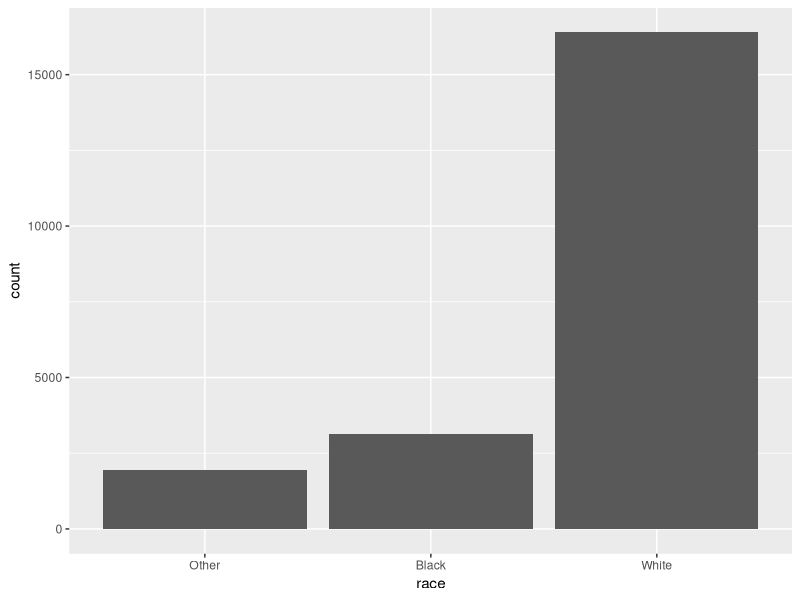
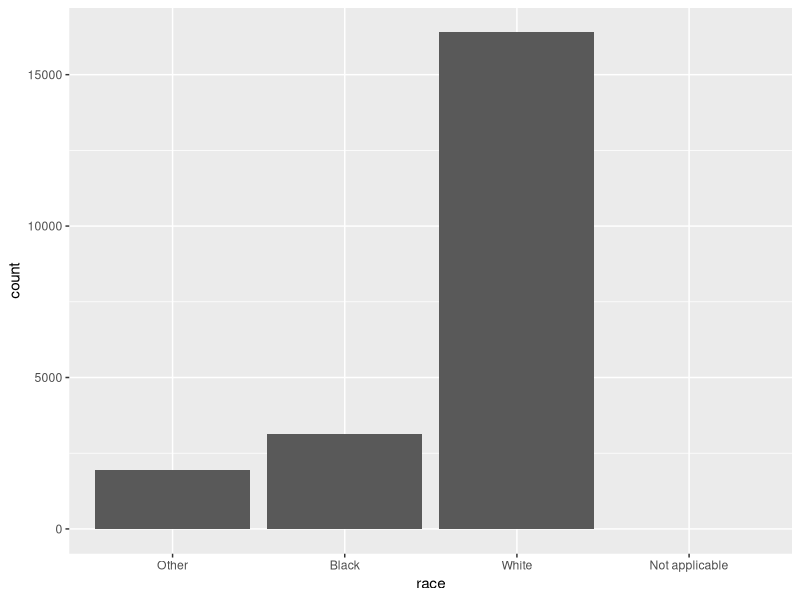
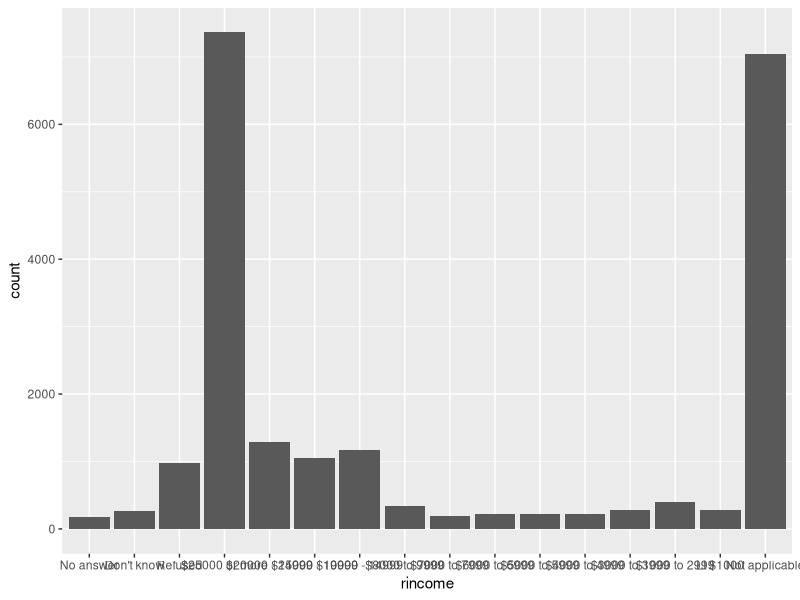
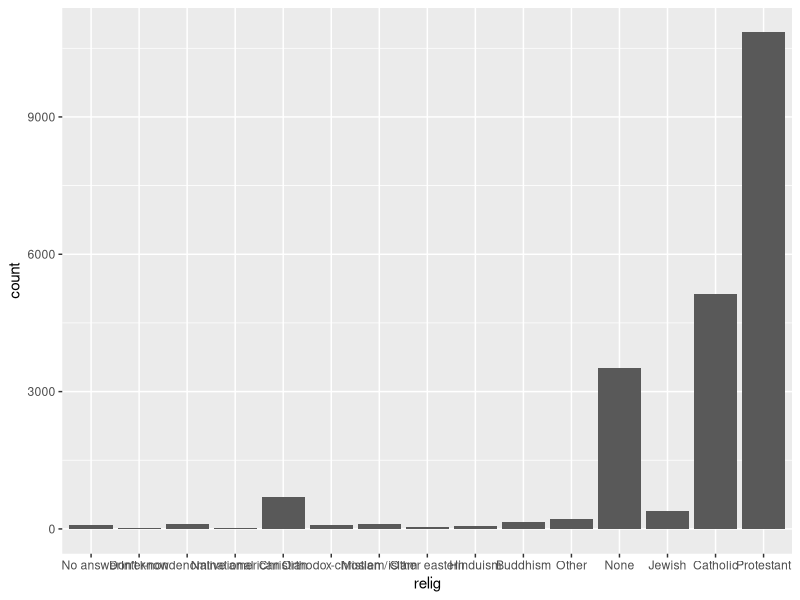
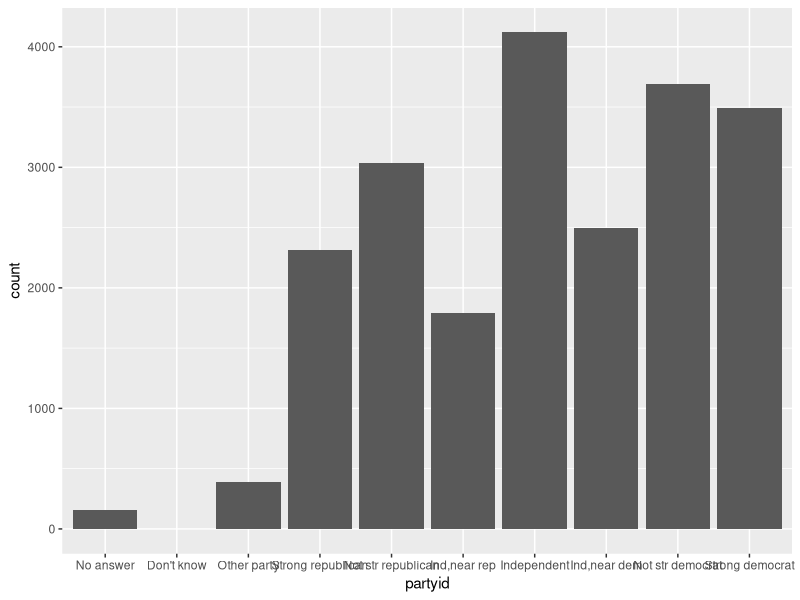
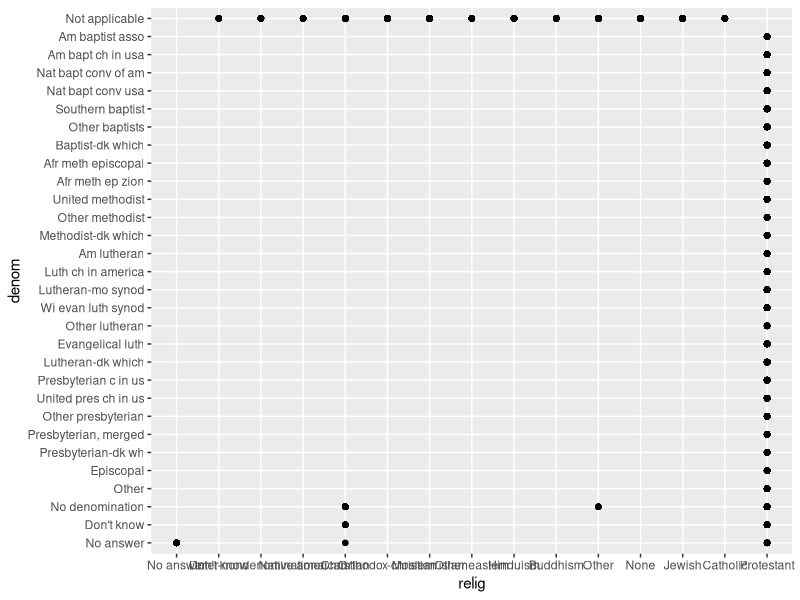
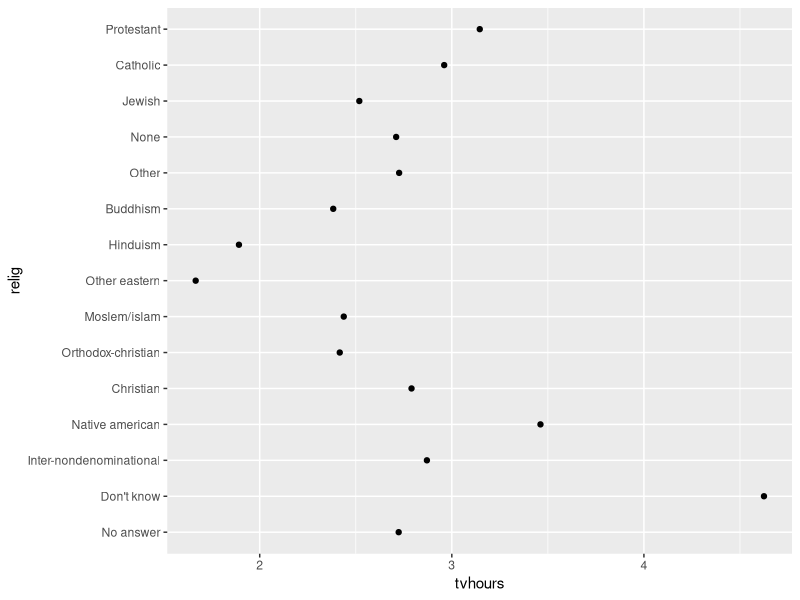
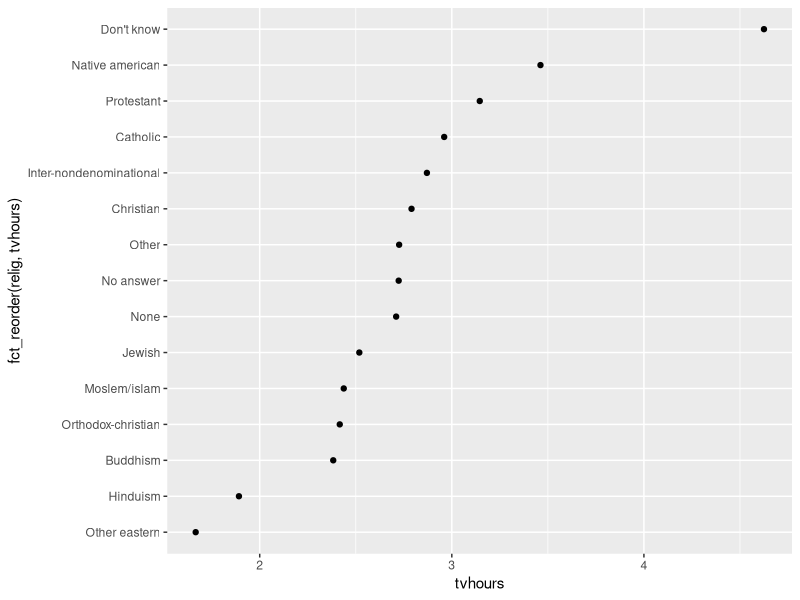

These figures' R source, in order:
library(tidyverse)
library(forcats)

#example month
x1 <- c("Dec", "Apr", "Jan", "Mar")
#typo
x2 <- c("Dec", "Apr", "Jam", "Mar")
#sort
sort(x1)

#first create list of valid levels
month_levels <- c(
  "Jan", "Feb", "Mar", "Apr", "May", "Jun",
  "Jul", "Aug", "Sep", "Oct", "Nov", "Dec"
)

y1 <- factor(x1, levels = month_levels)
y1

sort(y1)

y2 <- factor(x2, levels = month_levels)
y2
y2 <- parse_factor(x2, levels = month_levels)

y1 <- factor(x1)
y1

f1 <- factor(x1, levels = unique(x1))
f1
f2 <- x1 %>% factor() %>% fct_inorder()
f2

levels(f2)

#the sample data used for chapter
library(forcats)
gss_cat

gss_cat %>% 
  count(race)
ggplot(gss_cat, aes(race)) +
  geom_bar()

#show all levels
ggplot(gss_cat, aes(race)) +
  geom_bar() +
  scale_x_discrete(drop = FALSE)

###exs p227
#1
gss_cat$rincome
head(gss_cat, 5)
levels(gss_cat$rincome)
ggplot(gss_cat, aes(rincome)) +
  geom_bar()

#2
ggplot(gss_cat, aes(relig)) +
  geom_bar()
ggplot(gss_cat, aes(partyid)) +
  geom_bar()

ggplot(gss_cat, aes(relig, denom)) +
  geom_point()

#3
gss_cat %>% 
  select(relig, denom) %>% 
  unique() %>% 
  group_by(relig) %>% 
  summarize(n = n())

#modifying factor order
relig <- gss_cat %>% 
  group_by(relig) %>% 
  summarize(
    age = mean(age, na.rm = TRUE),
    tvhours = mean(tvhours, na.rm = TRUE),
    n = n()
  )
ggplot(relig, aes(tvhours, relig)) + geom_point()

ggplot(relig, aes(tvhours, fct_reorder(relig, tvhours))) +
  geom_point()

#in a mutate step
relig %>% 
  mutate(relig = fct_reorder(relig, tvhours)) %>% 
  ggplot(aes(tvhours, relig)) +
    geom_point()

#age across income level
rincome <- gss_cat %>% 
  group_by(rincome) %>% 
  summarize(
    age = mean(age, na.rm = TRUE),
    tvhours = mean(tvhours, na.rm = TRUE),
    n = n()
  )
ggplot(
  rincome,
  aes(age, fct_reorder(rincome, age))
  ) +
    geom_point()

#fct relevel
ggplot(
  rincome,
  aes(age, fct_relevel(rincome, "Not applicable"))
) +
  geom_point()

#fct_reorder2
by_age <- gss_cat %>% 
  filter(!is.na(age)) %>% 
  group_by(age, marital) %>% 
  count() %>% 
  ungroup() %>% 
  mutate(prop = n / sum(n))

ggplot(by_age, aes(age, prop, color = marital)) +
  geom_line(na.rm = TRUE)

ggplot(
  by_age,
  aes(age, prop, color = fct_reorder2(marital, age, prop))
) +
  geom_line()+
  labs(color = "marital")

gss_cat %>% 
  mutate(marital = marital %>% fct_infreq() %>% fct_rev()) %>% 
  ggplot(aes(marital)) +
    geom_bar()

ggplot(gss_cat, aes(tvhours)) +
  geom_histogram()
##p232 exercises
#1
##tvhours is skewed, perhaps median is better
#2 
head(gss_cat)
levels(gss_cat$marital)
#there is kind of an order but not really
head(gss_cat)
levels(gss_cat$race)
#arbitrary
levels(gss_cat$rincome)
#partly principled
levels(gss_cat$partyid)
#arbitrary
levels(gss_cat$relig)
#arbitrary
levels(gss_cat$denom)
#arbitrary

#3
levels(rincome$rincome)
levels(fct_relevel(rincome$rincome, "Not applicable"))
# moving not applicable to the front puts it at the bottom
# of the plot as the order of the y axis is going upwards from front

#modifying factor levels
gss_cat %>% count(partyid)

gss_cat %>% 
  mutate(partyid = fct_recode(partyid,
    "Republican, strong" = "Strong republican",
    "Republican, weak" = "Not str republican",
    "Independent, near rep" = "Ind,near rep",
    "Independent, near dem" = "Ind,near dem",
    "Democrat, strong" = "Not str democrat",
    "Democrat, weak" = "Strong democrat"
                              )) %>% 
  count(partyid)

gss_cat %>% 
  mutate(partyid = fct_recode(partyid,
      "Republican, strong"    = "Strong republican",
      "Republican, weak"      = "Not str republican",
      "Independent, near rep" = "Ind,near rep",
      "Independent, near dem" = "Ind,near dem",
      "Democrat, strong"      = "Not str democrat",
      "Democrat, weak"        = "Strong democrat",
      "Other"                 = "No answer",
      "Other"                 = "Don't know",
      "Other"                 = "Other party"
  )) %>% 
  count(partyid)

#fct collapse
gss_cat %>% 
  mutate(partyid = fct_collapse(partyid,
        other = c("No answer", "Don't know", "Other party"),
        rep = c("Strong republican", "Not str republican"),
        ind = c("Ind,near rep", "Ind,near dem", "Independent"),
        dem = c("Not str democrat", "Strong democrat")
                                )) %>% 
  count(partyid)

#fct_lump
gss_cat %>% 
  mutate(relig = fct_lump(relig)) %>% 
  count(relig)

#use n= arguement
gss_cat %>% 
  mutate(relig = fct_lump(relig, n=10)) %>% 
  count(relig, sort = TRUE) %>% 
  print(n = Inf)

#exs p 235
head(gss_cat)
#1
gss_cat %>% 
  mutate(partyid = fct_collapse(partyid,
    other = c("No answer", "Don't know", "Other party"),
    rep = c("Strong republican", "Not str republican"),
    ind = c("Ind,near rep", "Ind,near dem", "Independent"),
    dem = c("Not str democrat", "Strong democrat")
  )) %>% 
  group_by(year, partyid) %>% 
  summarize(n_party = n()) %>% 
  group_by(year) %>% 
  mutate(pro_p = n_party / sum(n_party)) %>% 
  ggplot(aes(year, pro_p, colour = partyid)) +
    geom_line()

#2
levels(gss_cat$rincome)
gss_cat %>% 
  count(rincome)
#collapse under 10000 nad combine now answer dont know refused
gss_cat %>% 
  mutate(rincome = fct_collapse(rincome,
    unknown = c("No answer", "Don't know", "Refused"),
    "under$10000" = c("$8000 to 9999", "$7000 to 7999",
                     "$6000 to 6999", "$5000 to 5999",
                     "$4000 to 4999", "$3000 to 3999",
                     "$1000 to 2999", "Lt $1000")
                                )) %>% 
  count(rincome)
